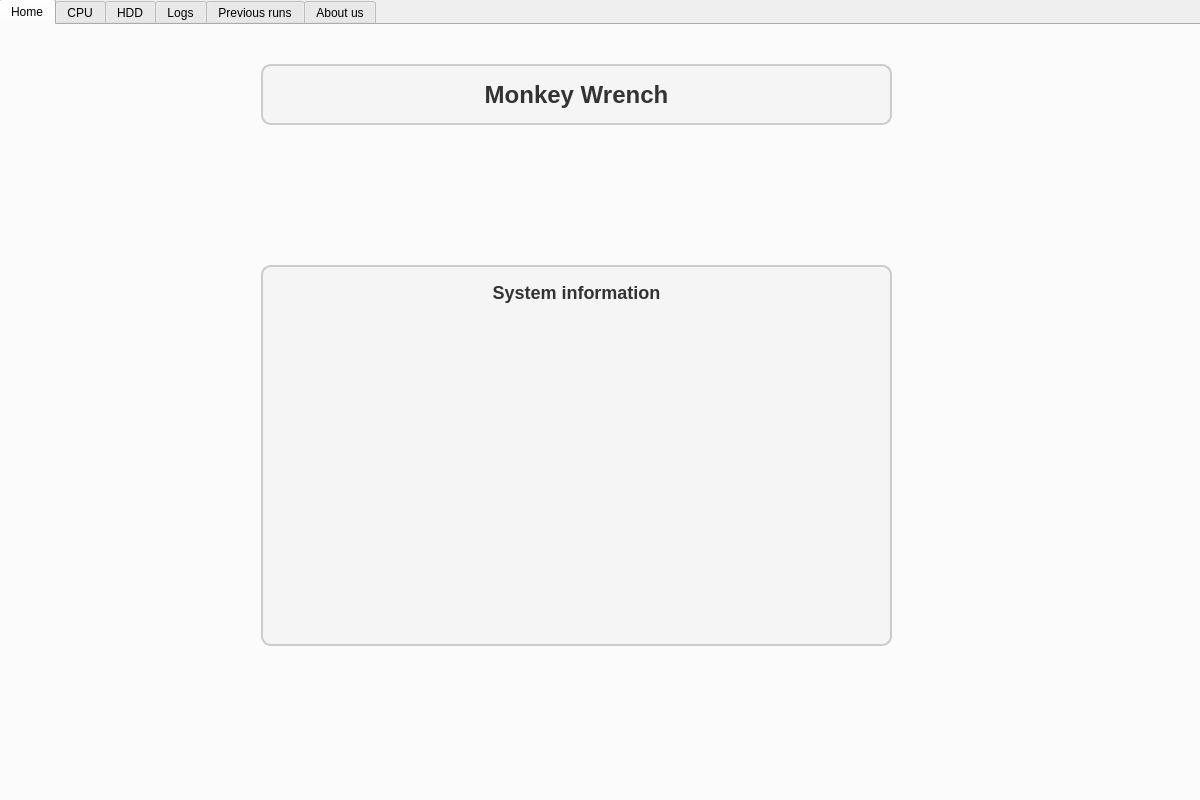
<?xml version="1.0" encoding="UTF-8"?>
<ui version="4.0">
 <class>MainWindow</class>
 <widget class="QMainWindow" name="MainWindow">
  <property name="geometry">
   <rect>
    <x>0</x>
    <y>0</y>
    <width>1200</width>
    <height>800</height>
   </rect>
  </property>
  <property name="sizePolicy">
   <sizepolicy hsizetype="Fixed" vsizetype="Fixed">
    <horstretch>0</horstretch>
    <verstretch>0</verstretch>
   </sizepolicy>
  </property>
  <property name="minimumSize">
   <size>
    <width>1200</width>
    <height>800</height>
   </size>
  </property>
  <property name="maximumSize">
   <size>
    <width>1200</width>
    <height>800</height>
   </size>
  </property>
  <property name="windowTitle">
   <string>MainWindow</string>
  </property>
  <property name="documentMode">
   <bool>true</bool>
  </property>
  <widget class="QWidget" name="centralwidget">
   <property name="sizePolicy">
    <sizepolicy hsizetype="Fixed" vsizetype="Fixed">
     <horstretch>0</horstretch>
     <verstretch>0</verstretch>
    </sizepolicy>
   </property>
   <property name="minimumSize">
    <size>
     <width>1200</width>
     <height>800</height>
    </size>
   </property>
   <property name="maximumSize">
    <size>
     <width>1200</width>
     <height>800</height>
    </size>
   </property>
   <widget class="QWidget" name="horizontalLayoutWidget">
    <property name="geometry">
     <rect>
      <x>-1</x>
      <y>-1</y>
      <width>1209</width>
      <height>821</height>
     </rect>
    </property>
    <layout class="QHBoxLayout" name="horizontalLayout">
     <property name="sizeConstraint">
      <enum>QLayout::SetDefaultConstraint</enum>
     </property>
     <item>
      <widget class="QTabWidget" name="tabWidget">
       <property name="styleSheet">
        <string notr="true">QTabWidget {
	background-image: url(:/resources/BananaBackground.png);
}</string>
       </property>
       <property name="currentIndex">
        <number>0</number>
       </property>
       <property name="iconSize">
        <size>
         <width>135</width>
         <height>40</height>
        </size>
       </property>
       <property name="usesScrollButtons">
        <bool>false</bool>
       </property>
       <property name="documentMode">
        <bool>false</bool>
       </property>
       <widget class="QWidget" name="homeTab">
        <attribute name="icon">
         <iconset resource="resources.qrc">
          <normaloff>:/resources/home.png</normaloff>:/resources/home.png</iconset>
        </attribute>
        <attribute name="title">
         <string>Home</string>
        </attribute>
        <widget class="QLabel" name="titleLabel">
         <property name="geometry">
          <rect>
           <x>260</x>
           <y>39</y>
           <width>631</width>
           <height>61</height>
          </rect>
         </property>
         <property name="styleSheet">
          <string notr="true">QLabel {
    font-size: 24px;
    font-weight: bold;
    color: #333333;
    background-color: #F5F5F5;
    border: 2px solid #CCCCCC;
    border-radius: 10px;
    padding: 10px;
}
</string>
         </property>
         <property name="text">
          <string>Monkey Wrench</string>
         </property>
         <property name="alignment">
          <set>Qt::AlignCenter</set>
         </property>
        </widget>
        <widget class="QLabel" name="systemInfoLabel">
         <property name="geometry">
          <rect>
           <x>260</x>
           <y>240</y>
           <width>631</width>
           <height>381</height>
          </rect>
         </property>
         <property name="styleSheet">
          <string notr="true">QLabel {
    font-size: 18px;
    font-weight: bold;
    color: #333333;
    background-color: #F5F5F5;
    border: 2px solid #CCCCCC;
    border-radius: 10px;
    padding: 10px;
}
</string>
         </property>
         <property name="text">
          <string>System information</string>
         </property>
         <property name="textFormat">
          <enum>Qt::RichText</enum>
         </property>
         <property name="alignment">
          <set>Qt::AlignHCenter|Qt::AlignTop</set>
         </property>
         <property name="wordWrap">
          <bool>true</bool>
         </property>
        </widget>
       </widget>
       <widget class="QWidget" name="cpuTab">
        <attribute name="icon">
         <iconset resource="resources.qrc">
          <normaloff>:/resources/cpu.png</normaloff>:/resources/cpu.png</iconset>
        </attribute>
        <attribute name="title">
         <string>CPU</string>
        </attribute>
       </widget>
       <widget class="QWidget" name="hddTab">
        <attribute name="icon">
         <iconset resource="resources.qrc">
          <normaloff>:/resources/hdd.png</normaloff>:/resources/hdd.png</iconset>
        </attribute>
        <attribute name="title">
         <string>HDD</string>
        </attribute>
       </widget>
       <widget class="QWidget" name="logsTab">
        <attribute name="icon">
         <iconset resource="resources.qrc">
          <normaloff>:/resources/log.png</normaloff>:/resources/log.png</iconset>
        </attribute>
        <attribute name="title">
         <string>Logs</string>
        </attribute>
       </widget>
       <widget class="QWidget" name="previousTab">
        <attribute name="icon">
         <iconset resource="resources.qrc">
          <normaloff>:/resources/previous.png</normaloff>:/resources/previous.png</iconset>
        </attribute>
        <attribute name="title">
         <string>Previous runs</string>
        </attribute>
       </widget>
       <widget class="QWidget" name="aboutTab">
        <attribute name="icon">
         <iconset resource="resources.qrc">
          <normaloff>:/resources/people.png</normaloff>:/resources/people.png</iconset>
        </attribute>
        <attribute name="title">
         <string>About us</string>
        </attribute>
       </widget>
      </widget>
     </item>
    </layout>
   </widget>
  </widget>
 </widget>
 <resources>
  <include location="resources.qrc"/>
 </resources>
 <connections/>
</ui>
